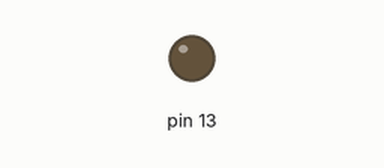
This sketch was run on a simulated Arduino Uno, built with avr-gcc and run on an emulated ATmega328P. On the bench: output pins drawn as LEDs (lit = HIGH).

Above: at 2.5 s.
At 7.5 s:
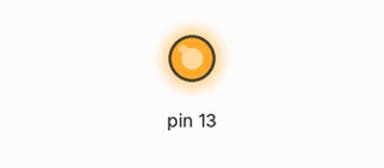
Timing chart, 0 to 13.0 s (numbered marks = the images above):
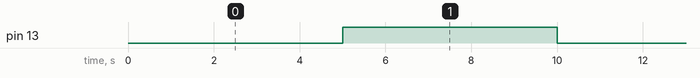

The sketch:

Codigo-Fonte_Projeto2.ino
```cpp
void setup() {
  // put your setup code here, to run once:
  pinMode(13, OUTPUT);
  Serial.begin(9600);
}
long tempo=millis();bool controle=false;
void loop() {
  // put your main code here, to run repeatedly:
  if(millis()-tempo>5000){
    if(controle==false){
    digitalWrite(13, HIGH);
    controle=true;
    }
     else{
          digitalWrite(13, LOW);
    controle=false;
     }

    tempo=millis();
  }
}
```

Measured:
- by itself, pin 13: alternates HIGH for 5.0 s and LOW for 5.0 s
